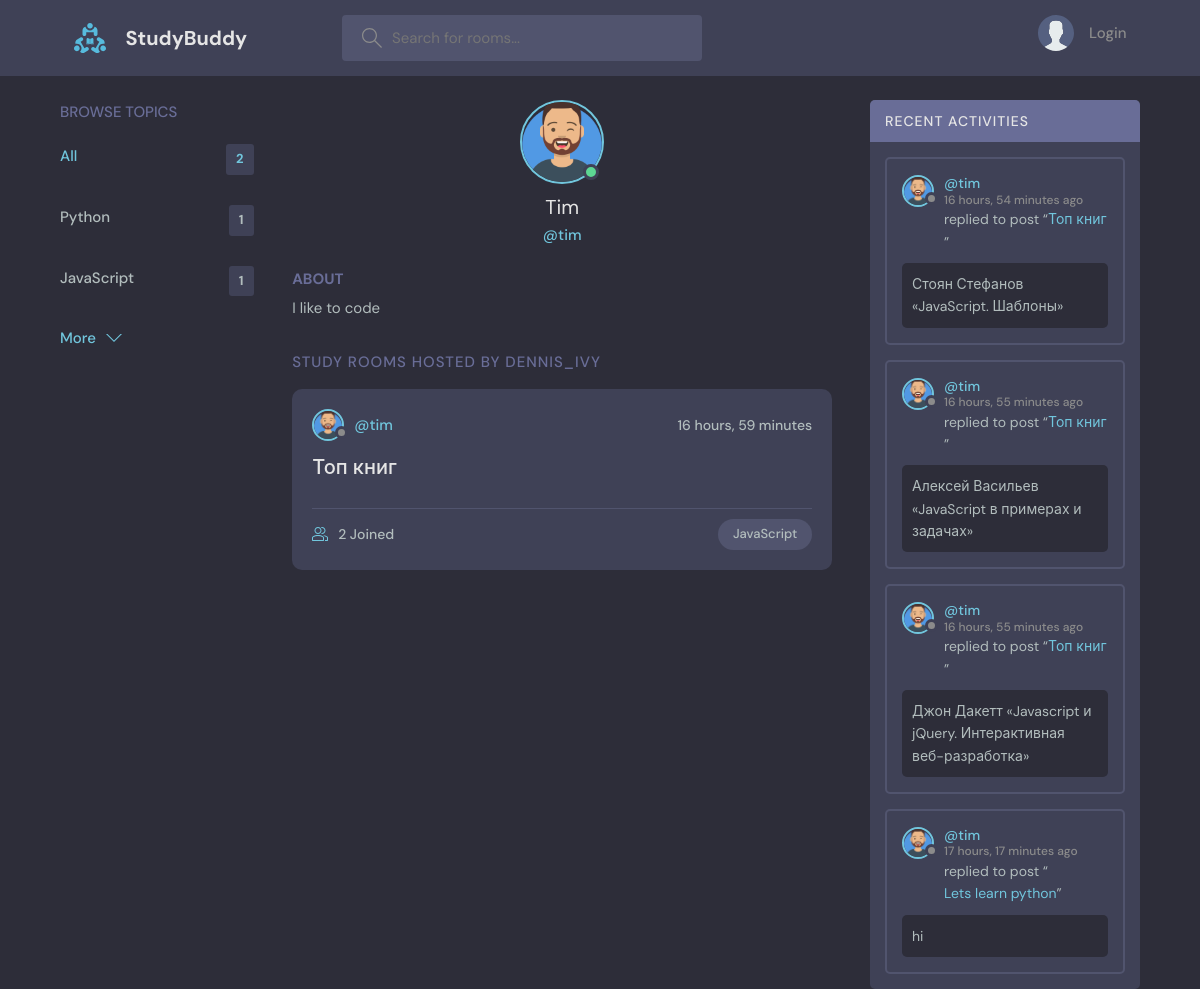
The app's page /profile/2/ with its own data.
### base/models.py (models this page shows, shortened)
class Topic(models.Model):
    name = models.CharField(max_length=200)

class User(AbstractUser):
    name = models.CharField(max_length=200, null=True)
    email = models.EmailField(unique=True ,null=True)
    bio = models.TextField(null=True)
    avatar = models.ImageField(null=True, default="avatar.svg")
    USERNAME_FIELD = 'email'
    REQUIRED_FIELDS = []

class Room(models.Model):
    host = models.ForeignKey(User, on_delete=models.SET_NULL, null=True)
    topic = models.ForeignKey(Topic, on_delete=models.SET_NULL, null=True)
    name = models.CharField(max_length=200)
    description = models.TextField(null=True, blank=True)
    participants = models.ManyToManyField(
        User, related_name='participants', blank=True)
    updated = models.DateTimeField(auto_now=True)
    created = models.DateTimeField(auto_now_add=True)
    class Meta:
        ordering = ['-updated', '-created']
    def __str__(self):
        return self.name

class Message(models.Model):
    user = models.ForeignKey(User, on_delete=models.CASCADE)
    room = models.ForeignKey(Room, on_delete=models.CASCADE)
    body = models.TextField()
    updated = models.DateTimeField(auto_now=True)
    created = models.DateTimeField(auto_now_add=True)
    class Meta:
        ordering = ['-updated', '-created']

### base/views.py (the view)
# urls.py: path('profile/<str:pk>/', views.userProfile, name='user-profile'),
def userProfile(request, pk):
    user = User.objects.get(id=pk)
    rooms = user.room_set.all()
    room_messages = user.message_set.all()
    topics = Topic.objects.all()[0:5]
    context = {'user': user, 'rooms': rooms,
               'room_messages': room_messages, 'topics': topics}
    return render(request, 'base/profile.html', context)

### base/templates/base/profile.html (shortened to what this page needs)
{% extends 'main.html' %}
{% block content %}
<main class="profile-page layout layout--3">
  <div class="container">
    {% include 'base/topics_component.html' %}
    <div class="roomList">
      <div class="profile">
        <div class="profile__avatar">
          <div class="avatar avatar--large active">
            <img src="{{user.avatar.url}}" />
          </div>
        </div>
        <div class="profile__info">
          <h3>{{user.name}}</h3>
          <p>@{{user.username}}</p>
        </div>
        <div class="profile__about">
          <h3>About</h3>
          <p>
            {{user.bio}}
          </p>
        </div>
      </div>
      <div class="roomList__header">
        <div>
          <h2>Study Rooms Hosted by dennis_ivy</a>
          </h2>
        </div>
      </div>
      {% include 'base/feed_component.html' %}
    </div>
    {% include 'base/activity_component.html' %}
  </div>
</main>
{% endblock content %}

### base/templates/base/topics_component.html
<div class="topics">
    <div class="topics__header">
      <h2>Browse Topics</h2>
    </div>
    <ul class="topics__list">
      <li>
        <a href="{% url 'home' %}" class="active">All <span>{{topics.count}}</span></a>
      </li>
      {% for topic in topics %}
      <li>
        <a href="{% url 'home' %}?q={{topic.name}}">{{topic.name}}<span>{{topic.room_set.all.count}}</span></a>
      </li>
      {% endfor %}
    </ul>
    <a class="btn btn--link" href="{% url 'topics' %}">
      More
      <svg version="1.1" xmlns="http://www.w3.org/2000/svg" width="32" height="32" viewBox="0 0 32 32">
        <title>chevron-down</title>
        <path d="M16 21l-13-13h-3l16 16 16-16h-3l-13 13z"></path>
      </svg>
    </a>
  </div>

### base/templates/base/feed_component.html (shortened to what this page needs)
{% for room in rooms %}
<div class="roomListRoom">
    <div class="roomListRoom__header">
      <a href="{% url 'user-profile' room.host.id %}" class="roomListRoom__author">
        <div class="avatar avatar--small">
          <img src="{{room.host.avatar.url}}" />
        </div>
        <span>@{{room.host.username}}</span>
      </a>
      <div class="roomListRoom__actions">
        <span>{{room.created|timesince}}</span>
      </div>
    </div>
    <div class="roomListRoom__content">
      <a href="{% url 'room' room.id %}">{{room.name}}</a>
    </div>
    <div class="roomListRoom__meta">
      <a href="{% url 'room' room.id %}" class="roomListRoom__joined">
        {{room.participants.all.count}} Joined
      </a>
      <p class="roomListRoom__topic">{{room.topic.name}}</p>
    </div>
  </div>
{% endfor %}

### base/templates/base/activity_component.html (shortened to what this page needs)
<div class="activities">
    <div class="activities__header">
      <h2>Recent Activities</h2>
    </div>
    {% for message in room_messages %}
    <div class="activities__box">
      <div class="activities__boxHeader roomListRoom__header">
            <a href="{% url 'user-profile' message.user.id %}" class="roomListRoom__author">
                <div class="avatar avatar--small">
                    <img src="{{ message.user.avatar.url }}" />
                </div>
                <p>
                    @{{message.user.username}}
                    <span>{{message.created|timesince}} ago</span>
                </p>
            </a>
      </div>
      <div class="activities__boxContent">
            <p>replied to post “<a href="{% url 'room' message.room.id %}">{{message.room}}</a>”</p>
            <div class="activities__boxRoomContent">
            {{message.body}}
            </div>
      </div>
    </div>
    {% endfor %}
</div>

### records on screen
Topic: name "Python", room_set.all.count "1"
Topic: name "JavaScript", room_set.all.count "1"
User: avatar (picture), name "Tim", username "tim", bio "I like to code"
Room: host.avatar (picture), host.username "tim", created "16 hours, 59 minutes", name "Топ книг", participants.all.count "2", topic.name "JavaScript"
Message: user.avatar (picture), user.username "tim", created "16 hours, 54 minutes", room "Топ книг", body "Стоян Стефанов «JavaScript. Шаблоны»"
Message: user.avatar (picture), user.username "tim", created "16 hours, 55 minutes", room "Топ книг", body "Алексей Васильев «JavaScript в примерах и задачах»"
Message: user.avatar (picture), user.username "tim", created "16 hours, 55 minutes", room "Топ книг", body "Джон Дакетт «Javascript и jQuery. Интерактивная веб-разработка»"
Message: user.avatar (picture), user.username "tim", created "17 hours, 17 minutes", room "Lets learn python", body "hi"

### other values on screen
{{ topics.count }} "2"
